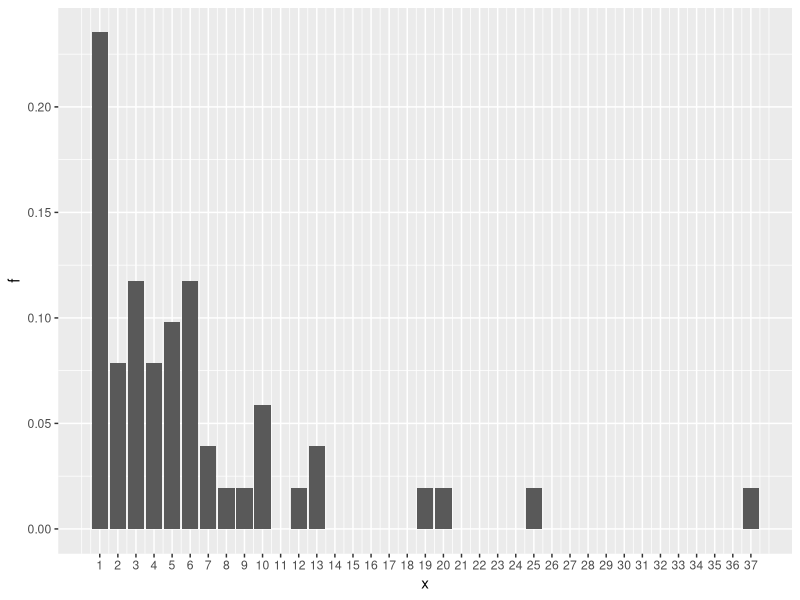
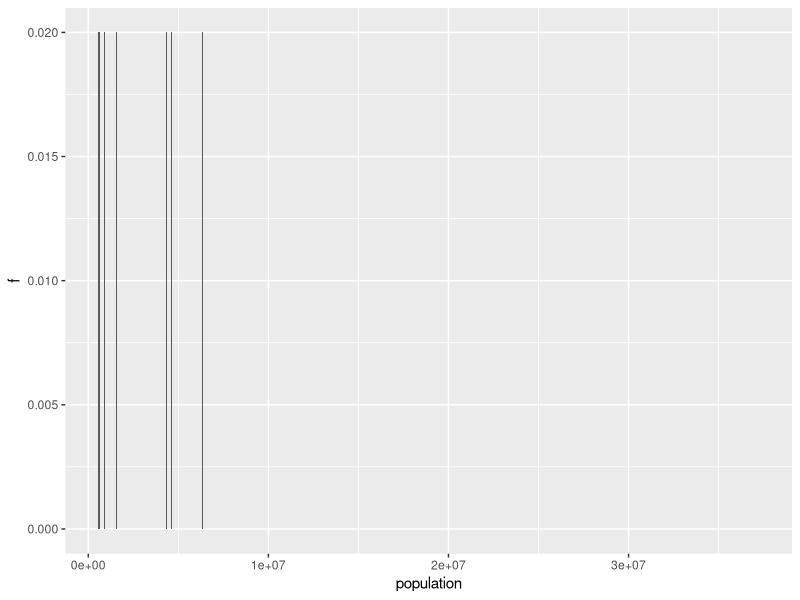
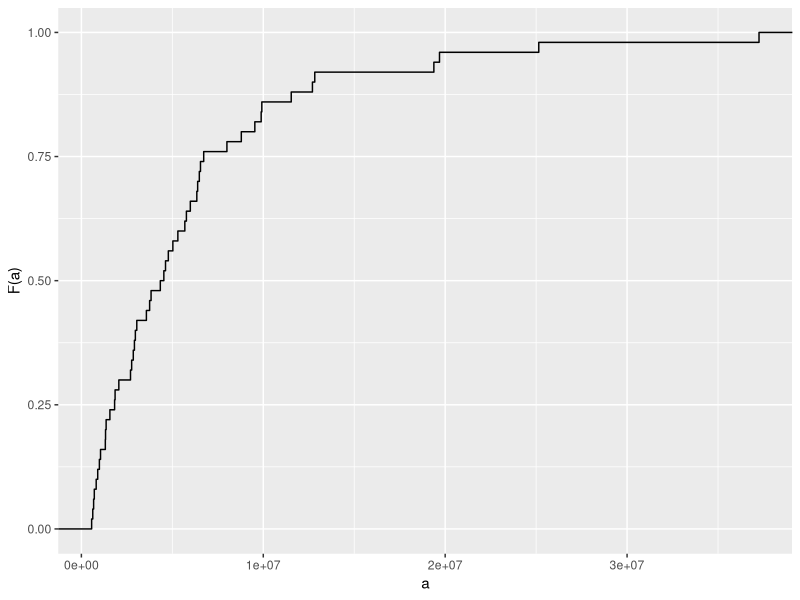
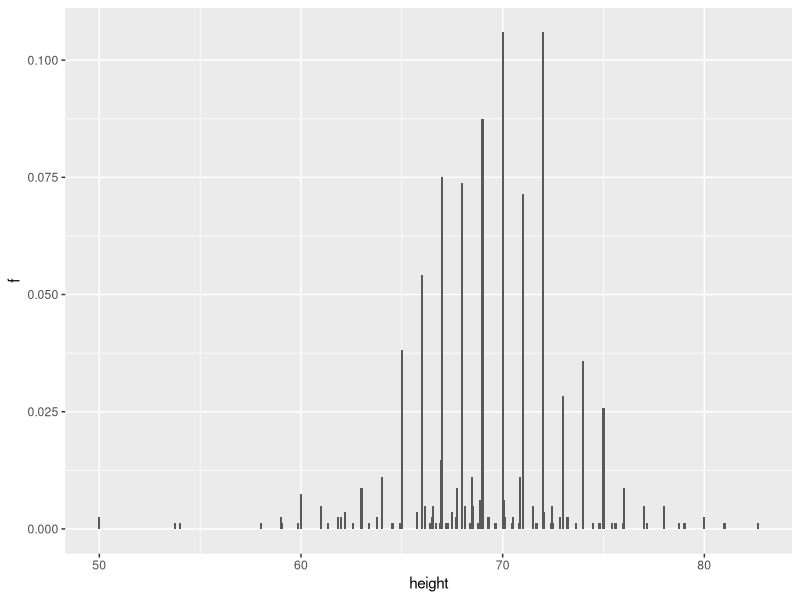
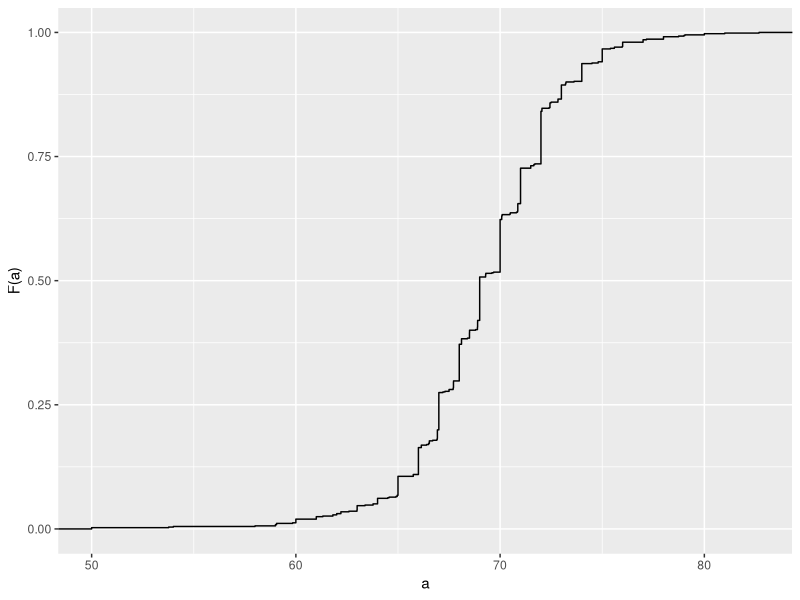
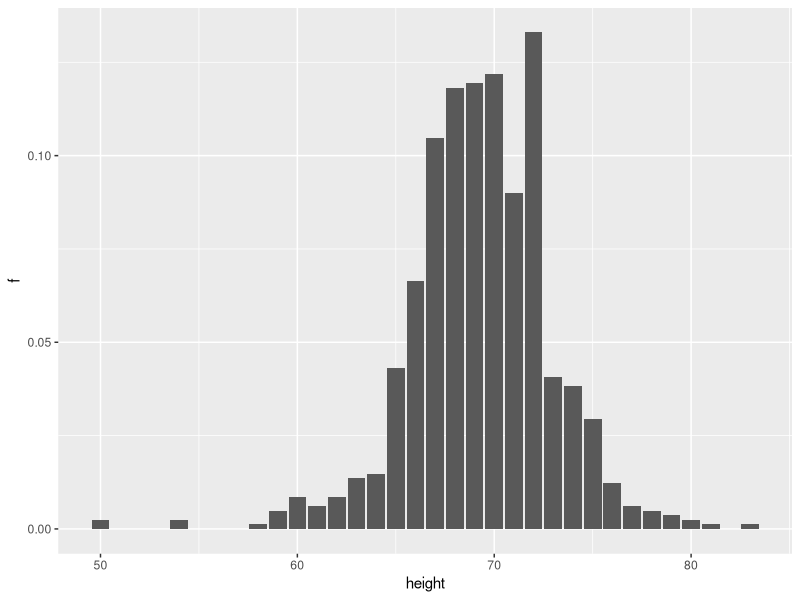
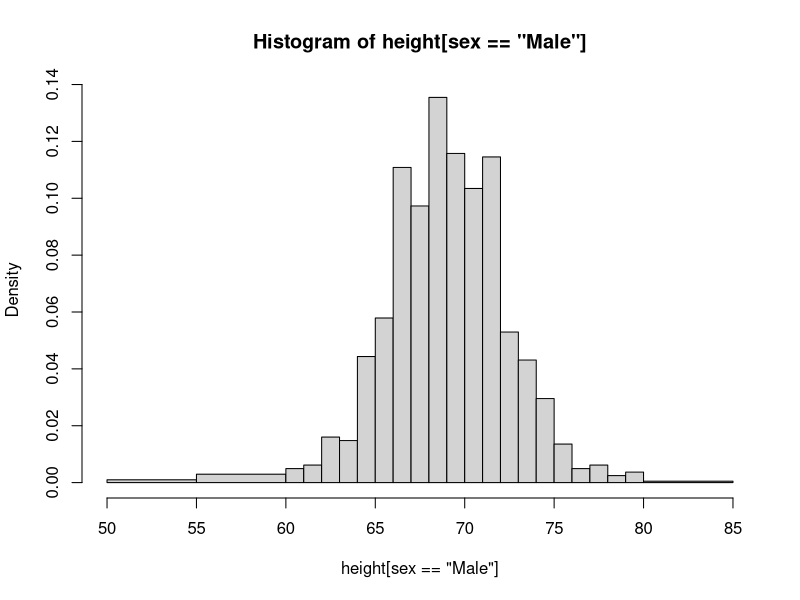
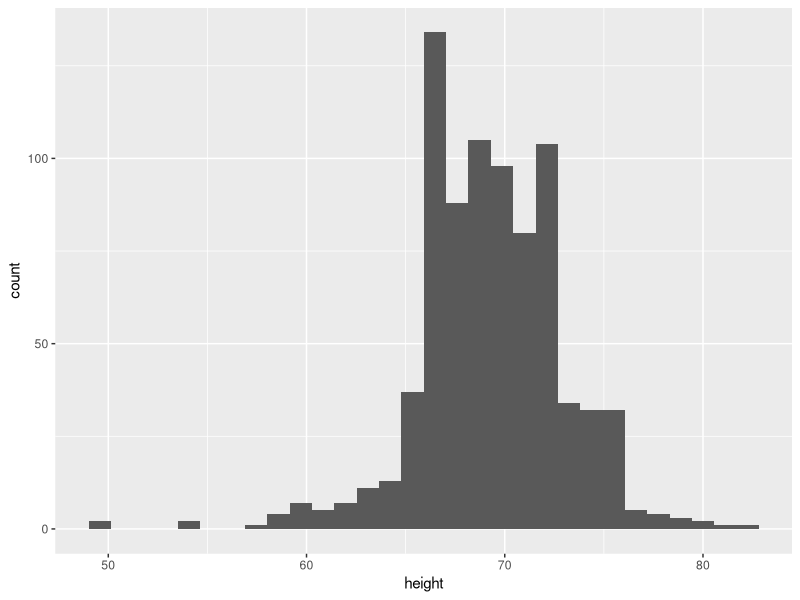

These charts were generated, in order, by the following R code:
## ---- chunk 1
#| cache: false
#| warning: false
#| message: false
#| echo: false

library(tidyverse)
library(dslabs)
## ---- chunk 2
prop.table(table(state.region))
## ---- chunk 3
#| echo: false
murders |> mutate(x = round(population/10^6)) |> count(x) |> mutate(f = n/sum(n)) |>
  ggplot(aes(x, f)) + geom_col() + 
  scale_x_continuous(breaks = seq(1, 37, by = 1))
## ---- chunk 4
#| echo: false
murders |> filter(state %in% state.name) |>
  count(population) |> mutate(f = n/sum(n)) |> ggplot(aes(population, f)) + 
  geom_col() 
## ---- chunk 5
#| echo: false
murders |> filter(state %in% state.name) |>
  ggplot(aes(population)) + 
  stat_ecdf() +
  labs(x = "a", y = "F(a)")
## ---- chunk 6
#| echo: false
heights |> filter(sex == "Male") |> 
  count(height) |> mutate(f = n/sum(n)) |> ggplot(aes(height, f)) + 
  geom_col(width = 0.1)
## ---- chunk 7
#| echo: false
heights |> filter(sex == "Male") |> 
  ggplot(aes(height)) + 
  stat_ecdf() +
  labs(x = "a", y = "F(a)")
## ---- chunk 8
heights |> filter(sex == "Male") |> 
  mutate(height = round(height)) |>
  count(height) |> mutate(f = n / sum(n)) |> 
  ggplot(aes(height, f)) + geom_col()
## ---- chunk 9
with(heights, hist(height[sex == "Male"], breaks = c(50, 55, 60:80, 85)))
## ---- chunk 10
#| message: false
heights |> filter(sex == "Male") |> ggplot(aes(height)) + geom_histogram()
## ---- chunk 11
heights |> filter(sex == "Male") |> 
  ggplot(aes(height)) + geom_density(alpha = 0.2, fill = "#00BFC4")
## ---- chunk 12
set.seed(1988)
x <- data.frame(height = c(rnorm(1000000,69,3), rnorm(1000000,65,3)))
x |> ggplot(aes(height)) + geom_histogram(binwidth = 1, fill = "grey", color = "black")
## ---- chunk 13
p1 <- x |> 
  ggplot(aes(height)) + 
  geom_histogram(binwidth = 1, fill = "grey", color = "black") + 
  ggtitle("binwidth = 1")
p2 <- x |> 
  ggplot(aes(height)) + 
  geom_histogram(binwidth = 0.5, fill = "grey", color = "black") + 
  ggtitle("binwidth = 0.5")
p3 <- x |> 
  ggplot(aes(height)) + 
  geom_histogram(binwidth = 0.25, fill = "grey", color = "black") + 
  ggtitle("binwidth = 0.25")
library(gridExtra)
grid.arrange(p1, p2, p3, nrow = 1)
## ---- chunk 14
x |> ggplot(aes(height)) + 
  geom_histogram(aes(y = after_stat(density)), binwidth = 0.25) +
  geom_line(stat = 'density')
## ---- chunk 15
hist1 <- heights |> 
  filter(sex == "Male") |> 
  ggplot(aes(height)) +
  geom_histogram(aes(y = after_stat(density)), binwidth = 1, color = "black") 
hist2 <- hist1 +
  geom_line(stat = 'density')
hist3 <- hist1 + 
  geom_point(data = ggplot_build(hist2)$data[[1]], aes(x,y), col = "blue")
hist4 <- ggplot() + geom_point(data = ggplot_build(hist2)$data[[1]], aes(x,y), col = "blue") + 
  xlab("height") + ylab("density")
hist5 <- hist4 + geom_line(data = ggplot_build(hist2)$data[[2]], aes(x,y))
hist6 <- heights |> 
  filter(sex == "Male") |> 
  ggplot(aes(height)) +
  geom_density(alpha = 0.2, fill="#00BFC4", col = 0) +
  geom_line(stat = 'density') +
  scale_y_continuous(limits = layer_scales(hist2)$y$range$range)
  
grid.arrange(hist1, hist3, hist4, hist5, hist2, hist6, nrow = 2)
## ---- chunk 16
p <- heights |> filter(sex == "Male") |> 
  ggplot(aes(height)) +
  geom_histogram(aes(y = after_stat(density)), binwidth = 1, alpha = 0.5) 

p1 <- p +  geom_line(stat = 'density', adjust = 0.5)
p2 <- p +  geom_line(stat = 'density', adjust = 2) 

library(gridExtra)
grid.arrange(p1, p2, ncol = 2)
## ---- chunk 17
d <- with(heights, density(height[sex == "Male"]))
tmp <- data.frame(height = d$x, density = d$y)
tmp |> ggplot(aes(height,density)) + geom_line() + 
  geom_area(aes(x = height, y = density), data = filter(tmp, between(height, 65, 68)), alpha = 0.2, fill = "#00BFC4")
## ---- chunk 18
heights |> 
  filter(sex == "Male") |> 
  ggplot(aes(height)) + 
  geom_density(alpha = 0.2, fill = "#00BFC4")
## ---- chunk 19
m <- 0; s <- 1
norm_dist <- data.frame(x = seq(-4, 4,len = 50)*s + m) |> mutate(density = dnorm(x, m, s))
norm_dist |> ggplot(aes(x,density)) + geom_line()
## ---- chunk 20
x <- with(heights, height[sex == "Male"])
## ---- chunk 21
m <- mean(x)
s <- sd(x)
## ---- chunk 22
norm_dist <- data.frame(x = seq(-4, 4, len = 50)*s + m) |> 
  mutate(density = dnorm(x, m, s))

heights |> filter(sex == "Male") |> ggplot(aes(height)) +
  geom_density(fill = "#00BFC4") +
  geom_line(aes(x, density),  data = norm_dist) 
## ---- chunk 23
z <- scale(x)
## ---- chunk 24
mean(abs(z) < 2)
## ---- chunk 25
pnorm(-1.96)
## ---- chunk 26
qnorm(0.975)
## ---- chunk 27
qnorm(0.975, mean = 5, sd = 2)
## ---- chunk 28
p <- 0.5
q_p <- quantile(x, p)
## ---- chunk 29
mean(x <= 69.5)
## ---- chunk 30
p <- seq(0.05, 0.95, 0.05)
## ---- chunk 31
sample_quantiles <- quantile(x, p)
## ---- chunk 32
theoretical_quantiles <- qnorm(p, mean = mean(x), sd = sd(x))
## ---- chunk 33
plot(theoretical_quantiles, sample_quantiles); abline(0,1)
## ---- chunk 34
with(heights, qqplot(height[sex == "Female"], height[sex == "Male"]))
abline(0,1)
## ---- chunk 35
murders <- murders |> mutate(rate = total/population*100000)
library(gridExtra)
p1 <- murders |> ggplot(aes(x = rate)) + geom_histogram(binwidth = 0.5, color = "black") + ggtitle("Histogram")
p2 <- murders |> ggplot(aes(sample = rate)) + 
  geom_qq(dparams = summarize(murders, mean = mean(rate), sd = sd(rate))) +
  geom_abline() + ggtitle("QQ-plot")
grid.arrange(p1, p2, ncol = 2)
## ---- chunk 36
murders |> ggplot(aes("",rate)) + geom_boxplot() +
  coord_cartesian(xlim = c(0, 2)) + xlab("")
## ---- chunk 37
heights |> ggplot(aes(sex, height, fill = sex)) + geom_boxplot()
## ---- chunk 38
p1 <- heights |> filter(sex == "Female") |>
  ggplot(aes(height)) +
  geom_density(fill = "#F8766D") 
p2 <- heights |> filter(sex == "Female") |> 
  ggplot(aes(sample = scale(height))) +
  geom_qq() + geom_abline() + ylab("Standard Units")
grid.arrange(p1, p2, ncol = 2)
## ---- chunk 39
heights |> filter(sex == "Female") |> 
  top_n(5, desc(height)) |>
  pull(height)
## ---- chunk 40
library(dslabs)
ds_theme_set()
murders |> group_by(region) |>
  summarize(n = n()) |>
  mutate(Proportion = n/sum(n), 
         region = reorder(region, Proportion)) |>
  ggplot(aes(x = region, y = Proportion, fill = region)) + 
  geom_bar(stat = "identity", show.legend = FALSE) + 
  xlab("")
## ---- chunk 41
heights |> filter(sex == "Male") |> ggplot(aes(height)) + 
  stat_ecdf() +
  ylab("F(a)") + xlab("a")
## ---- chunk 42
murders |> mutate(murder_rate = total/population * 10^5) |>
  ggplot(aes(murder_rate)) + 
  stat_ecdf() +
  ylab("F(a)") + xlab("a")
## ---- chunk 43
heights |> 
  filter(sex == "Male") |> 
  ggplot(aes(height)) + 
  geom_histogram(binwidth = 1, color = "black")
## ---- chunk 44
murders |> ggplot(aes(x = population/10^6)) + 
  geom_density(fill = "grey") + 
  scale_x_log10() +
  xlab("Population in millions")
## ---- chunk 45
library(gridExtra)
p1 <- murders |> ggplot(aes(x = population/10^6)) + 
  geom_density(fill = "grey", bw = 5) + xlab("Population in millions") + ggtitle("1")
p2 <- murders |> ggplot(aes(x = population/10^6)) + 
  geom_density(fill = "grey", bw = .05) + scale_x_log10() + xlab("Population in millions") + ggtitle("2")
p3 <- murders |> ggplot(aes(x = population/10^6)) + 
  geom_density(fill = "grey", bw = 1) + scale_x_log10() + xlab("Population in millions") + ggtitle("3")
grid.arrange(p1,p2,p3,ncol = 2)
## ---- chunk 46
library(tidyverse)
library(dslabs)
ds_theme_set()
tab <- gapminder |> filter(year == 2010) |> group_by(continent) |> select(continent, population)  
tab |> ggplot(aes(x = continent, y = population/10^6)) + 
  geom_boxplot() + 
  scale_y_continuous(trans = "log10", breaks = c(1,10,100,1000)) + ylab("Population in millions")
